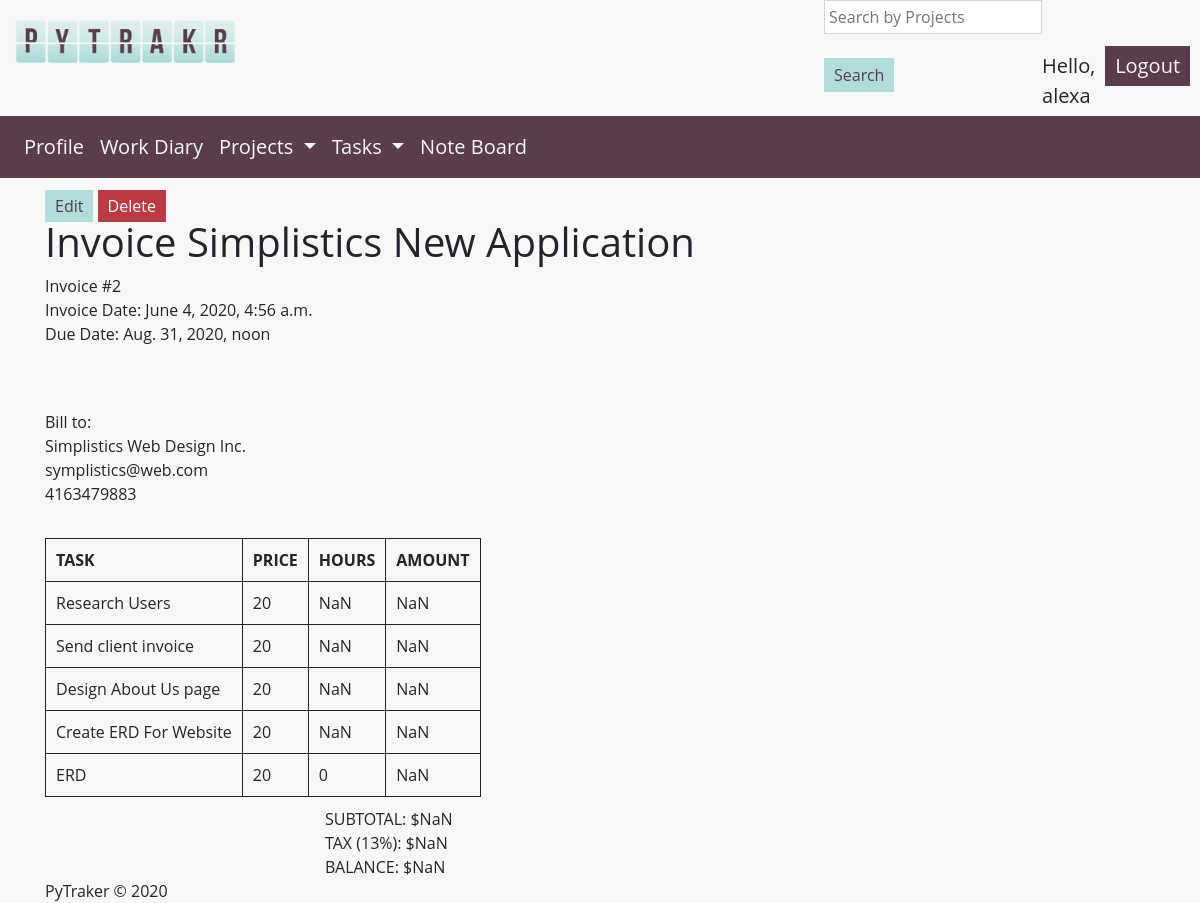
The app's page /PyTraker/invoice/2/ (signed in) with its own data.
### PyTraker/models.py (models this page shows, shortened)
class Projects(models.Model):
    name = models.CharField(max_length=50)
    description = models.TextField(max_length=250)
    clientID = models.ForeignKey(Clients, on_delete=models.CASCADE)
    payRate = models.IntegerField()
    startDate = models.DateTimeField()
    dueDate = models.DateTimeField()

class Invoices(models.Model):
    userID = models.ForeignKey(User, on_delete=models.CASCADE)
    projectID = models.ForeignKey(Projects, on_delete=models.CASCADE)
    dateCreated = models.DateTimeField()
    dueDate = models.DateTimeField()

class Clients(models.Model):
    name = models.CharField(max_length=50)
    email = models.CharField(max_length=50)
    phone = models.CharField(max_length=50)

class Tasks(models.Model):
    projectID = models.ForeignKey(Projects, on_delete=models.CASCADE)
    name = models.CharField(max_length=50)
    description = models.TextField(max_length=250)
    complete = models.BooleanField(default=False)
    due_date = models.DateTimeField()
    def __str__(self):
        return self.name

### PyTraker/views.py (the view)
# urls.py: path("PyTraker/invoice/<int:project_id>/", views.invoice, name="invoice"),
@login_required
def invoice(request, project_id):
    obj = Invoices.objects.get(projectID_id=project_id)
    tasks = Tasks.objects.filter(projectID_id=obj.projectID)
    timer = Timers.objects.filter(projectID_id=obj.projectID).values('task_id').annotate(tasktotal=Sum('totalhours'))
    context = {
        'invoice_id': obj.id,
        'project_id': obj.projectID,
        'project_name': obj.projectID.name,
        'client_name': obj.projectID.clientID.name,
        'client_email': obj.projectID.clientID.email,
        'client_phone': obj.projectID.clientID.phone,
        'user_fname': obj.userID.first_name,
        'user_lname': obj.userID.last_name,
        'user_email': obj.userID.email,
        'date_created': obj.dateCreated,
        'date_due': obj.dueDate,
        'hourly_rate': obj.projectID.payRate,
        'tasks_list': tasks,
        'timers': timer,
    }
    return render(request, "PyTraker/invoice.html", context)

### PyTraker/templates/PyTraker/invoice.html (shortened to what this page needs)
{% extends "PyTraker/header.html" %}
{% block content %}
<div class="page-wrap">
<a href="/PyTraker/edit_invoice/{{ invoice_id }}" class="new-btn">Edit</a>
    <a href="/PyTraker/delete_invoice/{{ invoice_id }}"  class="delete-btn"  id ='{{invoice.id}}'>Delete</a>
    <h1>Invoice {{ project_name }}</h1>
    <div style="padding-bottom: 2em;">
        <div>Invoice #{{ invoice_id }}</div>
        <div>Invoice Date: {{ date_created }}</div>
        <div>Due Date: {{ date_due }}</div>
    </div>
    <div style="padding-bottom: 2em;">
    </div>
    <div style="padding-bottom: 2em;">
        <div>Bill to: </div>
        <div>{{ client_name }}</div>
        <div>{{ client_email }}</div>
        <div>{{ client_phone }}</div>
    </div>
    <table>
        <tr>
            <th >TASK</th>
            <th>PRICE</th>
            <th>HOURS</th>
            <th>AMOUNT</th>
        </tr>
        {% for task in tasks_list %}
        <tr class="amount-row">
            <td>{{ task }}</td>
            <td class="rate">{{ hourly_rate }}</td>
            {% for time in timers %}
                {% if time.task_id == task.id %}
                    <td class="time">{{ time.tasktotal }}</td>
                {% endif %}
            {% endfor %}
            <td class="amount"></td>
        </tr>
        {% endfor %}
    </table>
    <div class="task-list">
        <div id="subtotal"> </div>
        <div id="tax"></div>
        <div id="balance"></div>
    </div>
{% endblock %}

### PyTraker/templates/PyTraker/header.html (shortened to what this page needs)
<head>
    <link rel="stylesheet" href="https://stackpath.bootstrapcdn.com/bootstrap/4.5.0/css/bootstrap.min.css"
>
    <link rel="stylesheet" href="//code.jquery.com/ui/1.12.1/themes/base/jquery-ui.css">
     {% load static %}
    <link rel="stylesheet" type="text/css" href="{% static 'Sass/style.css' %}">
</head>
<body>
<header>
    <div class="logo-container">
        {% load static %}
        <div class="logo-img">
            <a href="/PyTraker/index"><img src="{% static "PyTraker/logo.png" %}" alt="My logo" id="logo"></a>
        </div>
        {% if user.is_authenticated %}
        <div class="search-wrapper">
           <form class="search-form" action="/search" method="get">
                <input name='q' type="text" placeholder="Search by Projects" aria-label="Search">
                <button class="new-btn" type="submit">Search</button>
           </form>
        </div>
            <div class="greetuser"><span>Hello, {{ request.user }}</span>  <a href="#" onClick="document.getElementById('logoutform').submit()"><button type="button" id="logout-btn">Logout</button></a></div>
        </div>
        {% else %}
        <div class="greetuser">
            <a href="{% url 'PyTraker:sign_up' %}" class="nav-link"  >Sign up</a>  <a href="/PyTraker/login/?next=/" class="nav-link" >Login</a>
        </div>
        {% endif %}
<div class="nav-wrapper">
    <nav class="navbar navbar-expand-lg navbar-light bg-light">
  <div class="collapse navbar-collapse" id="navbarSupportedContent">
    <ul class="navbar-nav mr-auto">
        {% if user.is_authenticated %}
      <li class="nav-item">
        <a class="nav-link" href="/PyTraker/user_profile/{{ request.user.id }}">Profile</a>
      </li>
      <li class="nav-item">
        <a class="nav-link" href="/PyTraker/workdiary">Work Diary</a>
      </li>
      <li class="nav-item dropdown">
        <a class="nav-link dropdown-toggle" href="#" id="navbarDropdown" role="button" data-toggle="dropdown" aria-haspopup="true" aria-expanded="false">
          Projects
        </a>
      </li>
            <li class="nav-item dropdown">
        <a class="nav-link dropdown-toggle" href="#" id="navbarDropdown" role="button" data-toggle="dropdown" aria-haspopup="true" aria-expanded="false">
          Tasks
        </a>
      </li>
      <li class="nav-item">
        <a class="nav-link" href="/PyTraker/noteboard">Note Board</a>
      </li>
    </ul>
    {% endif %}
  </div>
</nav>
</div>
</header>
<div class="container">
{% block content %}
{% endblock %}
<footer>PyTraker &#169; 2020 </footer>
 </body>

### PyTraker/static/Sass/style.css (style rules this page uses)
.reset-btn, .delete-btn, .new-btn, .stop-btn, .start-btn, #logout-btn, button [type=button] { padding: 5px 10px; border-radius: 0; color: #f7f7f7; margin: 1.5em 0; }
body { background-color: #f7f7f7; font-family: "Open Sans", sans-serif; }
a { text-decoration: none; color: #61C9A8; }
.page-wrap { margin-top: 1em; }
button { border: none; }
nav { background-color: #593d4a; }
nav li a { color: #f7f7f7; }
.navbar { background-color: #593d4a !important; }
.nav-item a { color: #f7f7f7 !important; font-size: 1.25em; }
#logout-btn { background-color: #593d4a; margin-top: 0; margin-left: 0.5em; margin-right: 0.5em; }
.logo-container { display: flex; align-items: flex-start; justify-content: space-between; }
#logo { max-width: 30%; height: auto; margin-left: auto; margin-right: auto; margin-top: 0.75em; align-self: flex-start; }
.search-wrapper { display: flex; width: 50%; }
.greetuser { display: flex; align-self: flex-end; width: 40%; font-size: 1.25em; margin-top: 1em; }
.greetuser span { margin-top: 0.25em; }
.search-form { margin: 0; }
.search-form input[type=text] { padding: 4px; border: 1px solid lightgrey; border-radius: 0; }
.new-btn { background-color: #b0dcda; color: #593d4a; }
.delete-btn { background-color: #BA3B46; }

### PyTraker/templates/PyTraker/invoice.html (style rules this page uses)
table, td, th { border: #222222 solid 1px; }
th, td { padding: 10px; }
.task-list { padding-top: 10px; margin-left: 280px; }

### records on screen
Projects: name "Simplistics New Application"
Invoices: dateCreated "June 4, 2020, 4:56 a.m.", dueDate "Aug. 31, 2020, noon"
Clients: name "Simplistics Web Design Inc.", email "symplistics@web.com", phone "4163479883"
Tasks: name "Research Users", hourly_rate "20"
Tasks: name "Send client invoice", hourly_rate "20"
Tasks: name "Design About Us page", hourly_rate "20"
Tasks: name "Create ERD For Website", hourly_rate "20"
Tasks: name "ERD", hourly_rate "20"

### other values on screen
{{ request.user }} "alexa"
{{ invoice_id }} "2"
